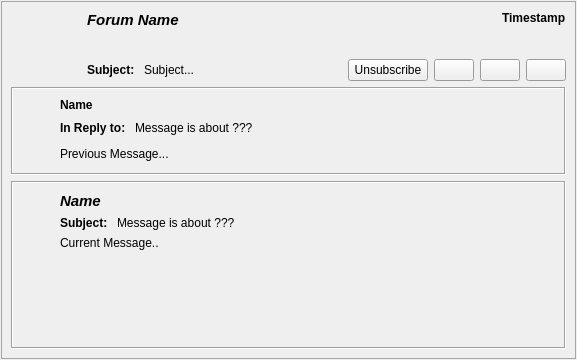
<?xml version="1.0" encoding="UTF-8"?>
<ui version="4.0">
 <class>GxsForumMsgItem</class>
 <widget class="QWidget" name="GxsForumMsgItem">
  <property name="geometry">
   <rect>
    <x>0</x>
    <y>0</y>
    <width>577</width>
    <height>360</height>
   </rect>
  </property>
  <layout class="QGridLayout" name="GxsForumMsgItem_GL">
   <property name="leftMargin">
    <number>1</number>
   </property>
   <property name="topMargin">
    <number>1</number>
   </property>
   <property name="rightMargin">
    <number>1</number>
   </property>
   <property name="bottomMargin">
    <number>1</number>
   </property>
   <item row="2" column="0">
    <widget class="QFrame" name="feedFrame">
     <property name="sizePolicy">
      <sizepolicy hsizetype="Expanding" vsizetype="Preferred">
       <horstretch>0</horstretch>
       <verstretch>0</verstretch>
      </sizepolicy>
     </property>
     <property name="palette">
      <palette>
       <active>
        <colorrole role="WindowText">
         <brush brushstyle="SolidPattern">
          <color alpha="255">
           <red>0</red>
           <green>0</green>
           <blue>0</blue>
          </color>
         </brush>
        </colorrole>
        <colorrole role="Window">
         <brush brushstyle="SolidPattern">
          <color alpha="255">
           <red>215</red>
           <green>215</green>
           <blue>215</blue>
          </color>
         </brush>
        </colorrole>
       </active>
       <inactive>
        <colorrole role="WindowText">
         <brush brushstyle="SolidPattern">
          <color alpha="255">
           <red>0</red>
           <green>0</green>
           <blue>0</blue>
          </color>
         </brush>
        </colorrole>
        <colorrole role="Window">
         <brush brushstyle="SolidPattern">
          <color alpha="255">
           <red>215</red>
           <green>215</green>
           <blue>215</blue>
          </color>
         </brush>
        </colorrole>
       </inactive>
       <disabled>
        <colorrole role="WindowText">
         <brush brushstyle="SolidPattern">
          <color alpha="255">
           <red>154</red>
           <green>154</green>
           <blue>154</blue>
          </color>
         </brush>
        </colorrole>
        <colorrole role="Window">
         <brush brushstyle="SolidPattern">
          <color alpha="255">
           <red>215</red>
           <green>215</green>
           <blue>215</blue>
          </color>
         </brush>
        </colorrole>
       </disabled>
      </palette>
     </property>
     <property name="autoFillBackground">
      <bool>false</bool>
     </property>
     <property name="frameShape">
      <enum>QFrame::StyledPanel</enum>
     </property>
     <property name="frameShadow">
      <enum>QFrame::Raised</enum>
     </property>
     <layout class="QGridLayout" name="feedFrame_GL">
      <item row="0" column="0" rowspan="2">
       <widget class="QLabel" name="iconLabel">
        <property name="minimumSize">
         <size>
          <width>70</width>
          <height>70</height>
         </size>
        </property>
        <property name="maximumSize">
         <size>
          <width>70</width>
          <height>70</height>
         </size>
        </property>
        <property name="pixmap">
         <pixmap resource="../icons.qrc">:/icons/png/forums-default.png</pixmap>
        </property>
        <property name="scaledContents">
         <bool>true</bool>
        </property>
        <property name="alignment">
         <set>Qt::AlignCenter</set>
        </property>
       </widget>
      </item>
      <item row="0" column="1">
       <layout class="QHBoxLayout" name="title_HL">
        <item>
         <widget class="QLabel" name="titleLabel">
          <property name="sizePolicy">
           <sizepolicy hsizetype="Minimum" vsizetype="Minimum">
            <horstretch>0</horstretch>
            <verstretch>0</verstretch>
           </sizepolicy>
          </property>
          <property name="font">
           <font>
            <pointsize>11</pointsize>
            <weight>75</weight>
            <italic>true</italic>
            <bold>true</bold>
           </font>
          </property>
          <property name="text">
           <string notr="true">Forum Name</string>
          </property>
          <property name="alignment">
           <set>Qt::AlignLeading|Qt::AlignLeft|Qt::AlignTop</set>
          </property>
          <property name="openExternalLinks">
           <bool>true</bool>
          </property>
          <property name="textInteractionFlags">
           <set>Qt::LinksAccessibleByMouse|Qt::TextSelectableByMouse</set>
          </property>
         </widget>
        </item>
        <item>
         <spacer name="title_HSpacer">
          <property name="orientation">
           <enum>Qt::Horizontal</enum>
          </property>
          <property name="sizeHint" stdset="0">
           <size>
            <width>358</width>
            <height>20</height>
           </size>
          </property>
         </spacer>
        </item>
        <item>
         <widget class="QLabel" name="timestamplabel">
          <property name="font">
           <font>
            <weight>75</weight>
            <bold>true</bold>
           </font>
          </property>
          <property name="text">
           <string notr="true">Timestamp</string>
          </property>
          <property name="alignment">
           <set>Qt::AlignLeading|Qt::AlignLeft|Qt::AlignTop</set>
          </property>
         </widget>
        </item>
       </layout>
      </item>
      <item row="1" column="1">
       <layout class="QHBoxLayout" name="buttons_HL">
        <item>
         <widget class="QLabel" name="subjectText">
          <property name="font">
           <font>
            <weight>75</weight>
            <bold>true</bold>
           </font>
          </property>
          <property name="text">
           <string>Subject: </string>
          </property>
         </widget>
        </item>
        <item>
         <widget class="QLabel" name="subjectLabel">
          <property name="text">
           <string notr="true">Subject...</string>
          </property>
          <property name="wordWrap">
           <bool>false</bool>
          </property>
          <property name="openExternalLinks">
           <bool>true</bool>
          </property>
          <property name="textInteractionFlags">
           <set>Qt::LinksAccessibleByMouse|Qt::TextSelectableByMouse</set>
          </property>
         </widget>
        </item>
        <item>
         <spacer name="buttons_HSpacer">
          <property name="orientation">
           <enum>Qt::Horizontal</enum>
          </property>
          <property name="sizeHint" stdset="0">
           <size>
            <width>168</width>
            <height>20</height>
           </size>
          </property>
         </spacer>
        </item>
        <item>
         <widget class="QPushButton" name="unsubscribeButton">
          <property name="sizePolicy">
           <sizepolicy hsizetype="Fixed" vsizetype="Fixed">
            <horstretch>0</horstretch>
            <verstretch>0</verstretch>
           </sizepolicy>
          </property>
          <property name="focusPolicy">
           <enum>Qt::NoFocus</enum>
          </property>
          <property name="toolTip">
           <string>Unsubscribe To Forum</string>
          </property>
          <property name="text">
           <string>Unsubscribe</string>
          </property>
         </widget>
        </item>
        <item>
         <widget class="QPushButton" name="expandButton">
          <property name="sizePolicy">
           <sizepolicy hsizetype="Fixed" vsizetype="Fixed">
            <horstretch>0</horstretch>
            <verstretch>0</verstretch>
           </sizepolicy>
          </property>
          <property name="focusPolicy">
           <enum>Qt::NoFocus</enum>
          </property>
          <property name="toolTip">
           <string>Expand</string>
          </property>
          <property name="icon">
           <iconset resource="../icons.qrc">
            <normaloff>:/icons/png/down-arrow.png</normaloff>:/icons/png/down-arrow.png</iconset>
          </property>
         </widget>
        </item>
        <item>
         <widget class="QPushButton" name="readAndClearButton">
          <property name="sizePolicy">
           <sizepolicy hsizetype="Fixed" vsizetype="Fixed">
            <horstretch>0</horstretch>
            <verstretch>0</verstretch>
           </sizepolicy>
          </property>
          <property name="focusPolicy">
           <enum>Qt::NoFocus</enum>
          </property>
          <property name="toolTip">
           <string>Set as read and remove item</string>
          </property>
          <property name="icon">
           <iconset resource="../icons.qrc">
            <normaloff>:/icons/png/correct.png</normaloff>:/icons/png/correct.png</iconset>
          </property>
         </widget>
        </item>
        <item>
         <widget class="QPushButton" name="clearButton">
          <property name="sizePolicy">
           <sizepolicy hsizetype="Fixed" vsizetype="Fixed">
            <horstretch>0</horstretch>
            <verstretch>0</verstretch>
           </sizepolicy>
          </property>
          <property name="focusPolicy">
           <enum>Qt::NoFocus</enum>
          </property>
          <property name="toolTip">
           <string>Remove Item</string>
          </property>
          <property name="icon">
           <iconset resource="../icons.qrc">
            <normaloff>:/icons/png/exit2.png</normaloff>:/icons/png/exit2.png</iconset>
          </property>
         </widget>
        </item>
       </layout>
      </item>
      <item row="2" column="0" colspan="2">
       <widget class="QFrame" name="parentFrame">
        <property name="frameShape">
         <enum>QFrame::Box</enum>
        </property>
        <property name="frameShadow">
         <enum>QFrame::Sunken</enum>
        </property>
        <layout class="QGridLayout">
         <item row="0" column="0" rowspan="2">
          <widget class="AvatarWidget" name="parentAvatar" native="true">
           <property name="minimumSize">
            <size>
             <width>32</width>
             <height>32</height>
            </size>
           </property>
           <property name="maximumSize">
            <size>
             <width>32</width>
             <height>32</height>
            </size>
           </property>
          </widget>
         </item>
         <item row="0" column="1">
          <widget class="GxsIdLabel" name="parentNameLabel">
           <property name="font">
            <font>
             <weight>75</weight>
             <bold>true</bold>
            </font>
           </property>
           <property name="text">
            <string notr="true">Name</string>
           </property>
           <property name="openExternalLinks">
            <bool>true</bool>
           </property>
          </widget>
         </item>
         <item row="1" column="1" rowspan="2">
          <layout class="QHBoxLayout" name="parentSub_HL">
           <item>
            <widget class="QLabel" name="parentSubText">
             <property name="sizePolicy">
              <sizepolicy hsizetype="Preferred" vsizetype="Fixed">
               <horstretch>0</horstretch>
               <verstretch>0</verstretch>
              </sizepolicy>
             </property>
             <property name="font">
              <font>
               <weight>75</weight>
               <bold>true</bold>
              </font>
             </property>
             <property name="text">
              <string>In Reply to: </string>
             </property>
            </widget>
           </item>
           <item>
            <widget class="QLabel" name="parentSubLabel">
             <property name="sizePolicy">
              <sizepolicy hsizetype="Expanding" vsizetype="Fixed">
               <horstretch>0</horstretch>
               <verstretch>0</verstretch>
              </sizepolicy>
             </property>
             <property name="text">
              <string notr="true">Message is about ???</string>
             </property>
             <property name="openExternalLinks">
              <bool>true</bool>
             </property>
             <property name="textInteractionFlags">
              <set>Qt::LinksAccessibleByMouse|Qt::TextSelectableByMouse</set>
             </property>
            </widget>
           </item>
           <item>
            <spacer name="parentSub_HSpacer">
             <property name="orientation">
              <enum>Qt::Horizontal</enum>
             </property>
             <property name="sizeType">
              <enum>QSizePolicy::Preferred</enum>
             </property>
             <property name="sizeHint" stdset="0">
              <size>
               <width>40</width>
               <height>20</height>
              </size>
             </property>
            </spacer>
           </item>
          </layout>
         </item>
         <item row="2" column="0" rowspan="2">
          <spacer name="parentAvatar_VSpacer">
           <property name="orientation">
            <enum>Qt::Vertical</enum>
           </property>
           <property name="sizeHint" stdset="0">
            <size>
             <width>20</width>
             <height>9</height>
            </size>
           </property>
          </spacer>
         </item>
         <item row="3" column="1">
          <layout class="QHBoxLayout" name="parentMsg_HL">
           <item>
            <widget class="QLabel" name="parentMsgLabel">
             <property name="sizePolicy">
              <sizepolicy hsizetype="MinimumExpanding" vsizetype="Preferred">
               <horstretch>0</horstretch>
               <verstretch>0</verstretch>
              </sizepolicy>
             </property>
             <property name="text">
              <string notr="true">Previous Message...</string>
             </property>
             <property name="wordWrap">
              <bool>true</bool>
             </property>
             <property name="openExternalLinks">
              <bool>true</bool>
             </property>
             <property name="textInteractionFlags">
              <set>Qt::LinksAccessibleByMouse|Qt::TextSelectableByMouse</set>
             </property>
            </widget>
           </item>
           <item>
            <spacer name="parentMsg_HSpacer">
             <property name="orientation">
              <enum>Qt::Horizontal</enum>
             </property>
             <property name="sizeType">
              <enum>QSizePolicy::Preferred</enum>
             </property>
             <property name="sizeHint" stdset="0">
              <size>
               <width>40</width>
               <height>20</height>
              </size>
             </property>
            </spacer>
           </item>
          </layout>
         </item>
        </layout>
       </widget>
      </item>
      <item row="3" column="0" colspan="2">
       <widget class="QFrame" name="expandFrame">
        <property name="frameShape">
         <enum>QFrame::Box</enum>
        </property>
        <property name="frameShadow">
         <enum>QFrame::Sunken</enum>
        </property>
        <layout class="QGridLayout" name="expandFrame_GL">
         <item row="0" column="0" rowspan="3">
          <widget class="AvatarWidget" name="currAvatar" native="true">
           <property name="minimumSize">
            <size>
             <width>32</width>
             <height>32</height>
            </size>
           </property>
           <property name="maximumSize">
            <size>
             <width>32</width>
             <height>32</height>
            </size>
           </property>
          </widget>
         </item>
         <item row="0" column="2">
          <widget class="GxsIdLabel" name="currNameLabel">
           <property name="font">
            <font>
             <pointsize>11</pointsize>
             <weight>75</weight>
             <italic>true</italic>
             <bold>true</bold>
            </font>
           </property>
           <property name="text">
            <string notr="true">Name</string>
           </property>
           <property name="openExternalLinks">
            <bool>true</bool>
           </property>
          </widget>
         </item>
         <item row="1" column="2">
          <layout class="QHBoxLayout" name="currSub_HL">
           <item>
            <widget class="QLabel" name="currSubText">
             <property name="sizePolicy">
              <sizepolicy hsizetype="Preferred" vsizetype="Fixed">
               <horstretch>0</horstretch>
               <verstretch>0</verstretch>
              </sizepolicy>
             </property>
             <property name="font">
              <font>
               <weight>75</weight>
               <bold>true</bold>
              </font>
             </property>
             <property name="text">
              <string>Subject: </string>
             </property>
            </widget>
           </item>
           <item>
            <widget class="QLabel" name="currSubLabel">
             <property name="sizePolicy">
              <sizepolicy hsizetype="Expanding" vsizetype="Fixed">
               <horstretch>0</horstretch>
               <verstretch>0</verstretch>
              </sizepolicy>
             </property>
             <property name="text">
              <string notr="true">Message is about ???</string>
             </property>
             <property name="openExternalLinks">
              <bool>true</bool>
             </property>
             <property name="textInteractionFlags">
              <set>Qt::LinksAccessibleByMouse|Qt::TextSelectableByMouse</set>
             </property>
            </widget>
           </item>
          </layout>
         </item>
         <item row="3" column="0">
          <spacer name="currAvatar_VSpacer">
           <property name="orientation">
            <enum>Qt::Vertical</enum>
           </property>
           <property name="sizeHint" stdset="0">
            <size>
             <width>20</width>
             <height>27</height>
            </size>
           </property>
          </spacer>
         </item>
         <item row="2" column="2" rowspan="2">
          <layout class="QHBoxLayout" name="currMsg_HL">
           <item>
            <widget class="QLabel" name="currMsgLabel">
             <property name="sizePolicy">
              <sizepolicy hsizetype="MinimumExpanding" vsizetype="Preferred">
               <horstretch>0</horstretch>
               <verstretch>0</verstretch>
              </sizepolicy>
             </property>
             <property name="text">
              <string notr="true">Current Message..</string>
             </property>
             <property name="alignment">
              <set>Qt::AlignLeading|Qt::AlignLeft|Qt::AlignTop</set>
             </property>
             <property name="wordWrap">
              <bool>true</bool>
             </property>
             <property name="openExternalLinks">
              <bool>true</bool>
             </property>
             <property name="textInteractionFlags">
              <set>Qt::LinksAccessibleByMouse|Qt::TextSelectableByMouse</set>
             </property>
            </widget>
           </item>
          </layout>
         </item>
        </layout>
       </widget>
      </item>
     </layout>
    </widget>
   </item>
  </layout>
 </widget>
 <customwidgets>
  <customwidget>
   <class>GxsIdLabel</class>
   <extends>QLabel</extends>
   <header>gui/gxs/GxsIdLabel.h</header>
  </customwidget>
  <customwidget>
   <class>AvatarWidget</class>
   <extends>QWidget</extends>
   <header>gui/common/AvatarWidget.h</header>
   <container>1</container>
  </customwidget>
 </customwidgets>
 <resources>
  <include location="../icons.qrc"/>
 </resources>
 <connections/>
</ui>
